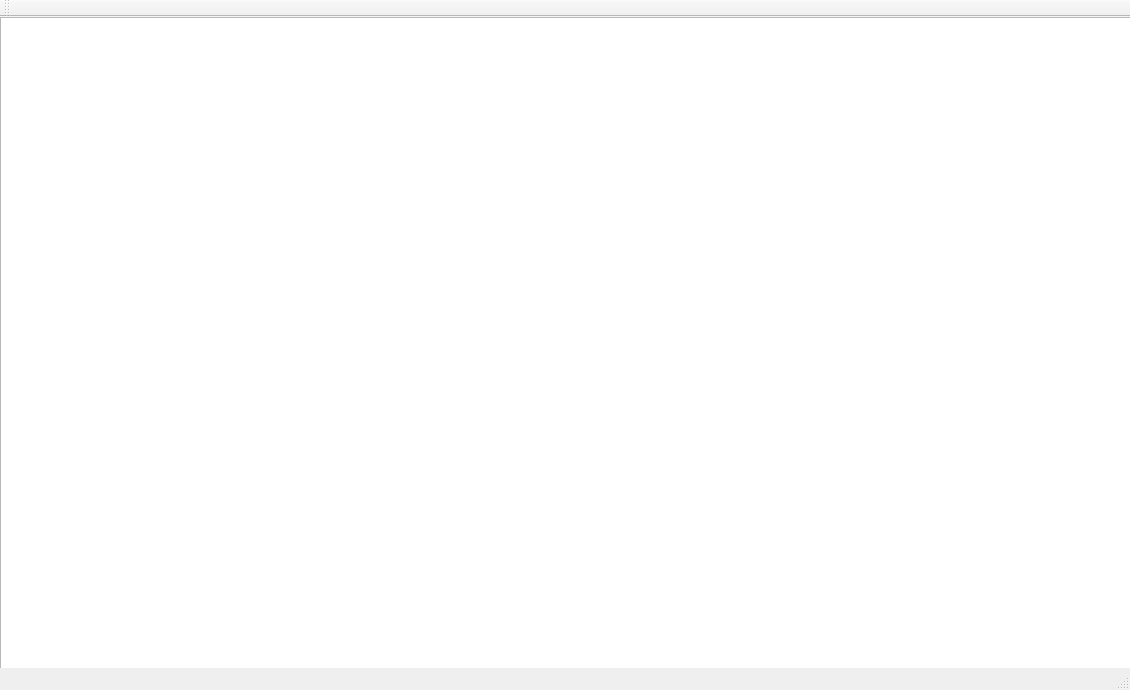
<?xml version="1.0" encoding="UTF-8"?>
<ui version="4.0">
 <class>MainWindow</class>
 <widget class="QMainWindow" name="MainWindow">
  <property name="geometry">
   <rect>
    <x>0</x>
    <y>0</y>
    <width>1130</width>
    <height>690</height>
   </rect>
  </property>
  <property name="windowTitle">
   <string>MainWindow</string>
  </property>
  <widget class="QWidget" name="centralWidget">
   <widget class="QGraphicsView" name="graphicsView">
    <property name="geometry">
     <rect>
      <x>0</x>
      <y>0</y>
      <width>1131</width>
      <height>671</height>
     </rect>
    </property>
   </widget>
  </widget>
  <widget class="QMenuBar" name="menuBar">
   <property name="geometry">
    <rect>
     <x>0</x>
     <y>0</y>
     <width>1130</width>
     <height>20</height>
    </rect>
   </property>
  </widget>
  <widget class="QToolBar" name="mainToolBar">
   <attribute name="toolBarArea">
    <enum>TopToolBarArea</enum>
   </attribute>
   <attribute name="toolBarBreak">
    <bool>false</bool>
   </attribute>
  </widget>
  <widget class="QStatusBar" name="statusBar"/>
 </widget>
 <layoutdefault spacing="6" margin="11"/>
 <resources/>
 <connections/>
</ui>
